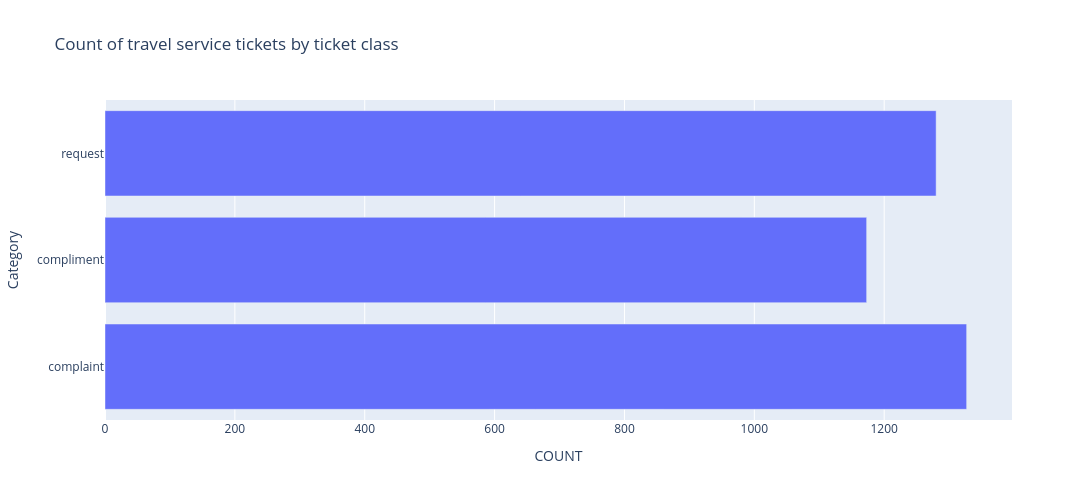

The notebook cell saved with this chart:
### Code cell
# Create a bar-chart visualization
from hana_ml.visualizers.eda import EDAVisualizer 
eda = EDAVisualizer(enable_plotly=True)

fig, bar = eda.bar_plot(data=travel_sti_hdf, 
                        column="Category", 
                        aggregation={'ID':'count'}, 
                        width=1200, height=500, orientation='h',
                        title="Count of travel service tickets by ticket class")

### Figure 1 — Plotly figure (JSON) as saved in the notebook; plotly's stock layout.template omitted (floating-point values rounded to 4 significant figures)
{"data": [{"hovertemplate": "x=%{x}<br>y=%{y}<extra></extra>", "legendgroup": "", "marker": {"color": "#636efa", "pattern": {"shape": ""}}, "name": "", "orientation": "h", "showlegend": false, "textposition": "auto", "type": "bar", "x": [1327, 1173, 1280], "xaxis": "x", "y": ["complaint", "compliment", "request"], "yaxis": "y"}], "layout": {"barmode": "relative", "height": 500, "legend": {"tracegroupgap": 0}, "title": {"text": "Count of travel service tickets by ticket class"}, "width": 1200, "xaxis": {"anchor": "y", "domain": [0, 1], "title": {"text": "COUNT"}}, "yaxis": {"anchor": "x", "domain": [0, 1], "title": {"text": "Category"}}}}
